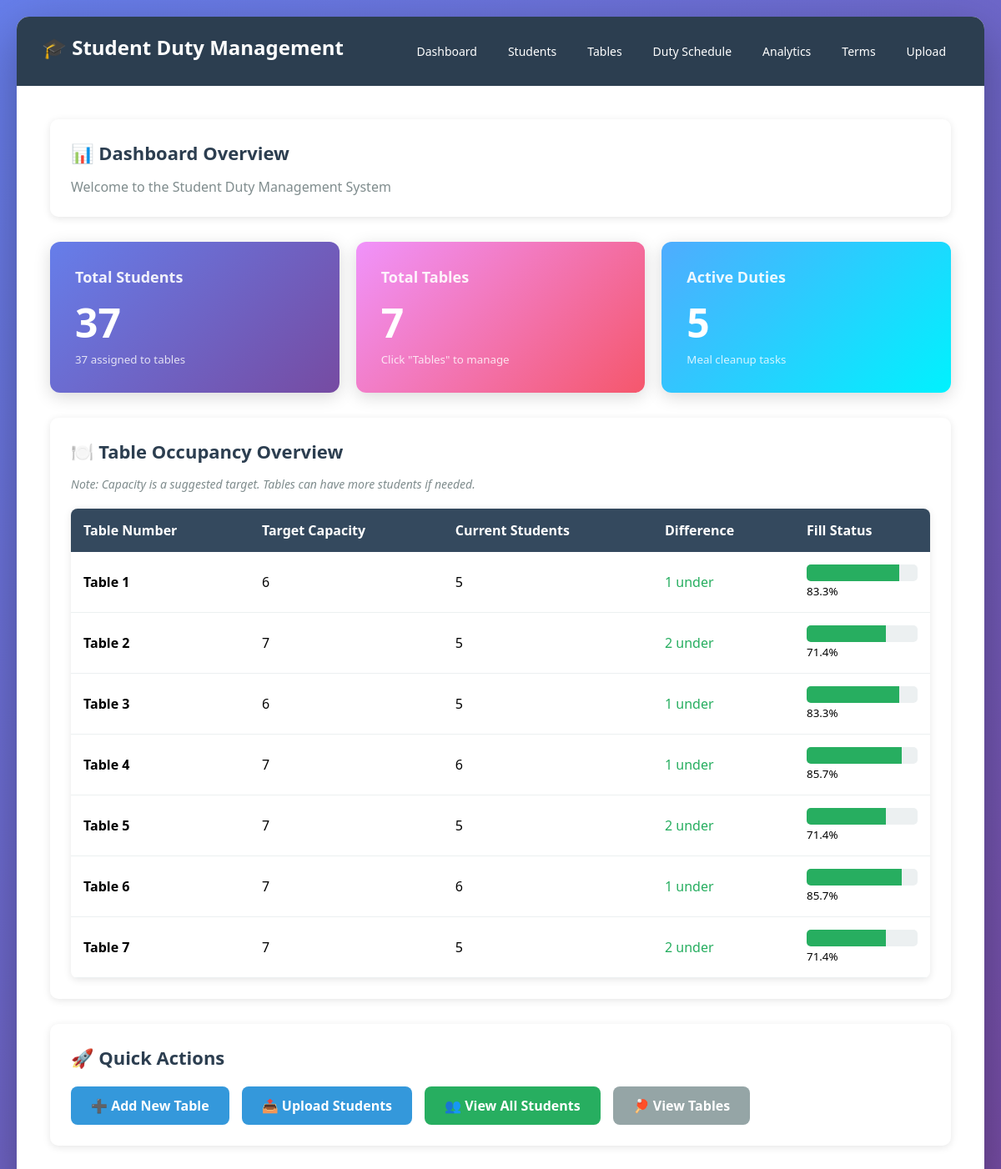
The page / on the database its author committed.
### app.py (models this page shows, shortened)
class Table(db.Model):
    id = db.Column(db.Integer, primary_key=True)
    table_number = db.Column(db.Integer, unique=True, nullable=False)
    capacity = db.Column(db.Integer, nullable=False)
    current_count = db.Column(db.Integer, default=0)

### app.py (the view)
@app.route('/')
def index():
    total_students = Student.query.count()
    tables = Table.query.order_by(Table.table_number).all()
    total_duties = Duty.query.filter_by(is_active=True).count()
    assigned_students = Student.query.filter(Student.table_number.isnot(None)).count()
    active_term = Term.query.filter_by(is_active=True).first()
    return render_template('index.html',
                         total_students=total_students,
                         tables=tables,
                         total_duties=total_duties,
                         assigned_students=assigned_students,
                         active_term=active_term)

### templates/index.html (shortened to what this page needs)
{% extends "base.html" %}
{% block content %}
<div class="card">
    <h2>📊 Dashboard Overview</h2>
    <p style="color: #7f8c8d; margin-top: 10px;">Welcome to the Student Duty Management System</p>
</div>
<div class="stats-grid">
    <div class="stat-card">
        <h3>Total Students</h3>
        <div class="number">{{ total_students }}</div>
        <small style="opacity: 0.8;">{{ assigned_students }} assigned to tables</small>
    </div>
    <div class="stat-card" style="background: linear-gradient(135deg, #f093fb 0%, #f5576c 100%);">
        <h3>Total Tables</h3>
        <div class="number">{{ tables|length }}</div>
        <small style="opacity: 0.8;">Click "Tables" to manage</small>
    </div>
    <div class="stat-card" style="background: linear-gradient(135deg, #4facfe 0%, #00f2fe 100%);">
        <h3>Active Duties</h3>
        <div class="number">{{ total_duties }}</div>
        <small style="opacity: 0.8;">Meal cleanup tasks</small>
    </div>
</div>
{% if tables|length > 0 %}
<div class="card" style="margin-top: 30px;">
    <h2>🍽️ Table Occupancy Overview</h2>
    <p style="color: #7f8c8d; font-size: 14px; margin-bottom: 15px;">
        <em>Note: Capacity is a suggested target. Tables can have more students if needed.</em>
    </p>
    <table>
        <thead>
            <tr>
                <th>Table Number</th>
                <th>Target Capacity</th>
                <th>Current Students</th>
                <th>Difference</th>
                <th>Fill Status</th>
            </tr>
        </thead>
        <tbody>
            {% for table in tables %}
            <tr>
                <td><strong>Table {{ table.table_number }}</strong></td>
                <td>{{ table.capacity }}</td>
                <td>{{ table.current_count }}</td>
                <td>
                    {% if table.current_count > table.capacity %}
                        <span style="color: #e67e22;">+{{ table.current_count - table.capacity }} over</span>
                    {% elif table.current_count < table.capacity %}
                        <span style="color: #27ae60;">{{ table.capacity - table.current_count }} under</span>
                    {% else %}
                        <span style="color: #3498db;">At target</span>
                    {% endif %}
                </td>
                <td>
                    <div style="width: 100%; background: #ecf0f1; border-radius: 5px; height: 20px; overflow: hidden;">
                        <div style="width: {{ (table.current_count / table.capacity * 100) if table.capacity > 0 else 0 }}%;
                                    background: {% if (table.current_count / table.capacity * 100) > 100 %}#e67e22{% elif (table.current_count / table.capacity * 100) > 90 %}#f39c12{% else %}#27ae60{% endif %};
                                    height: 100%; transition: width 0.3s; max-width: 100%;"></div>
                    </div>
                    <small>{{ "%.1f"|format((table.current_count / table.capacity * 100) if table.capacity > 0 else 0) }}%</small>
                </td>
            </tr>
            {% endfor %}
        </tbody>
    </table>
</div>
{% endif %}
<div class="card" style="margin-top: 30px;">
    <h2>🚀 Quick Actions</h2>
    <div style="display: flex; gap: 15px; margin-top: 20px; flex-wrap: wrap;">
        <a href="{{ url_for('add_table') }}" class="btn btn-primary">➕ Add New Table</a>
        <a href="{{ url_for('upload') }}" class="btn btn-primary">📤 Upload Students</a>
        <a href="{{ url_for('students') }}" class="btn btn-success">👥 View All Students</a>
        <a href="{{ url_for('tables') }}" class="btn btn-secondary">🏓 View Tables</a>
    </div>
</div>
{% endblock %}

### templates/base.html (shortened to what this page needs)
<!DOCTYPE html>
<html lang="en">
<head>
</head>
<body>
    <div class="container">
        <div class="navbar">
            <h1>🎓 Student Duty Management</h1>
            <nav>
                <a href="{{ url_for('index') }}">Dashboard</a>
                <a href="{{ url_for('students') }}">Students</a>
                <a href="{{ url_for('tables') }}">Tables</a>
                <a href="{{ url_for('duty_schedule') }}">Duty Schedule</a>
                <a href="{{ url_for('duty_analytics') }}">Analytics</a>
                <a href="{{ url_for('manage_terms') }}">Terms</a>
                <a href="{{ url_for('upload') }}">Upload</a>
            </nav>
        </div>
        <div class="content">
            {% block content %}{% endblock %}
        </div>
    </div>
</body>
</html>

### templates/base.html (style rules this page uses)
* { margin: 0; padding: 0; box-sizing: border-box; }
body { font-family: 'Segoe UI', Tahoma, Geneva, Verdana, sans-serif; background: linear-gradient(135deg, #667eea 0%, #764ba2 100%); min-height: 100vh; padding: 20px; }
.container { max-width: 1400px; margin: 0 auto; background: white; border-radius: 15px; box-shadow: 0 20px 60px rgba(0, 0, 0, 0.3); overflow: hidden; }
.navbar { background: #2c3e50; padding: 20px 30px; display: flex; justify-content: space-between; align-items: center; flex-wrap: wrap; }
.navbar h1 { color: white; font-size: 24px; margin-bottom: 10px; }
.navbar nav { display: flex; gap: 5px; flex-wrap: wrap; }
.navbar nav a { color: white; text-decoration: none; padding: 8px 16px; border-radius: 5px; transition: background 0.3s; font-size: 14px; }
.content { padding: 40px; }
.btn { padding: 12px 24px; border: none; border-radius: 8px; cursor: pointer; font-size: 16px; font-weight: 600; text-decoration: none; display: inline-block; transition: all 0.3s; }
.btn-primary { background: #3498db; color: white; }
.btn-success { background: #27ae60; color: white; }
.btn-secondary { background: #95a5a6; color: white; }
table { width: 100%; border-collapse: collapse; margin-top: 20px; background: white; border-radius: 8px; overflow: hidden; box-shadow: 0 2px 10px rgba(0, 0, 0, 0.1); }
thead { background: #34495e; color: white; }
th { padding: 15px; text-align: left; font-weight: 600; }
td { padding: 15px; border-bottom: 1px solid #ecf0f1; }
.card { background: white; border-radius: 10px; padding: 25px; margin-bottom: 20px; box-shadow: 0 2px 10px rgba(0, 0, 0, 0.1); }
.card h2 { color: #2c3e50; margin-bottom: 15px; font-size: 22px; }
.stats-grid { display: grid; grid-template-columns: repeat(auto-fit, minmax(250px, 1fr)); gap: 20px; margin-top: 30px; }
.stat-card { background: linear-gradient(135deg, #667eea 0%, #764ba2 100%); color: white; padding: 30px; border-radius: 12px; box-shadow: 0 5px 20px rgba(0, 0, 0, 0.15); }
.stat-card h3 { font-size: 18px; margin-bottom: 10px; opacity: 0.9; }
.stat-card .number { font-size: 48px; font-weight: bold; }

### rows shown on the page
Table: table_number "1", capacity "6", current_count "5", table.capacity-table.current_count "1", capacity+current_count "83.3"
Table: table_number "2", capacity "7", current_count "5", table.capacity-table.current_count "2", capacity+current_count "71.4"
Table: table_number "3", capacity "6", current_count "5", table.capacity-table.current_count "1", capacity+current_count "83.3"
Table: table_number "4", capacity "7", current_count "6", table.capacity-table.current_count "1", capacity+current_count "85.7"
Table: table_number "5", capacity "7", current_count "5", table.capacity-table.current_count "2", capacity+current_count "71.4"
Table: table_number "6", capacity "7", current_count "6", table.capacity-table.current_count "1", capacity+current_count "85.7"
Table: table_number "7", capacity "7", current_count "5", table.capacity-table.current_count "2", capacity+current_count "71.4"

### other values the page prints
{{ total_students }} "37"
{{ assigned_students }} "37"
{{ tables|length }} "7"
{{ total_duties }} "5"
